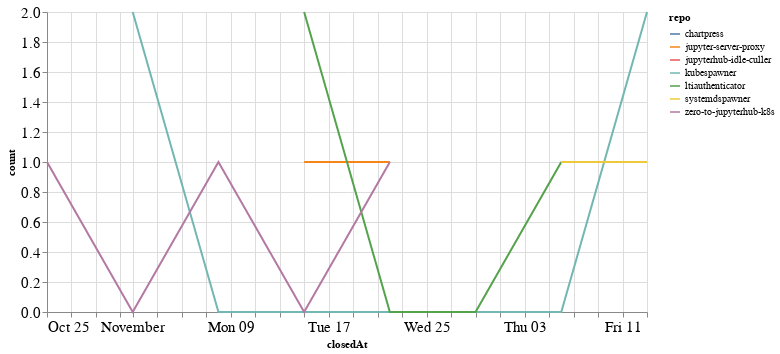

The cell this chart's notebook holds for it:
### Code cell
closed_by_time = closed_by.groupby('repo').resample('W', on='closedAt').count()['author'].reset_index()
closed_by_time = closed_by_time.rename(columns={'author': 'count'})

alt.Chart(closed_by_time, width=600).mark_line().encode(
    x='closedAt',
    y='count',
    color='repo',
    tooltip="repo"
)

### Figure 1 — Vega-Lite specification as saved in the notebook (floating-point values rounded to 4 significant figures)
{"config": {"axisLeft": {"labelFontSize": 15}, "axisBottom": {"labelFontSize": 15}}, "data": {"name": "data-347b593f4d0ad270e251446e48caf5b0"}, "mark": "line", "encoding": {"color": {"type": "nominal", "field": "repo"}, "tooltip": {"type": "nominal", "field": "repo"}, "x": {"type": "temporal", "field": "closedAt"}, "y": {"type": "quantitative", "field": "count"}}, "width": 600, "$schema": "https://vega.github.io/schema/vega-lite/v4.8.1.json", "datasets": {"data-347b593f4d0ad270e251446e48caf5b0": [{"repo": "chartpress", "closedAt": "2020-11-01T00:00:00", "count": 1}, {"repo": "jupyter-server-proxy", "closedAt": "2020-11-15T00:00:00", "count": 1}, {"repo": "jupyter-server-proxy", "closedAt": "2020-11-22T00:00:00", "count": 1}, {"repo": "jupyterhub-idle-culler", "closedAt": "2020-11-15T00:00:00", "count": 1}, {"repo": "kubespawner", "closedAt": "2020-11-01T00:00:00", "count": 2}, {"repo": "kubespawner", "closedAt": "2020-11-08T00:00:00", "count": 0}, {"repo": "kubespawner", "closedAt": "2020-11-15T00:00:00", "count": 0}, {"repo": "kubespawner", "closedAt": "2020-11-22T00:00:00", "count": 0}, {"repo": "kubespawner", "closedAt": "2020-11-29T00:00:00", "count": 0}, {"repo": "kubespawner", "closedAt": "2020-12-06T00:00:00", "count": 0}, {"repo": "kubespawner", "closedAt": "2020-12-13T00:00:00", "count": 2}, {"repo": "ltiauthenticator", "closedAt": "2020-11-15T00:00:00", "count": 2}, {"repo": "ltiauthenticator", "closedAt": "2020-11-22T00:00:00", "count": 0}, {"repo": "ltiauthenticator", "closedAt": "2020-11-29T00:00:00", "count": 0}, {"repo": "ltiauthenticator", "closedAt": "2020-12-06T00:00:00", "count": 1}, {"repo": "systemdspawner", "closedAt": "2020-12-06T00:00:00", "count": 1}, {"repo": "systemdspawner", "closedAt": "2020-12-13T00:00:00", "count": 1}, {"repo": "zero-to-jupyterhub-k8s", "closedAt": "2020-10-25T00:00:00", "count": 1}, {"repo": "zero-to-jupyterhub-k8s", "closedAt": "2020-11-01T00:00:00", "count": 0}, {"repo": "zero-to-jupyterhub-k8s", "closedAt": "2020-11-08T00:00:00", "count": 1}, {"repo": "zero-to-jupyterhub-k8s", "closedAt": "2020-11-15T00:00:00", "count": 0}, {"repo": "zero-to-jupyterhub-k8s", "closedAt": "2020-11-22T00:00:00", "count": 1}]}}
